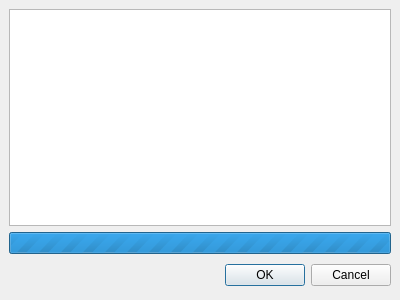
<ui version="4.0" >
 <class>Dialog</class>
 <widget class="QDialog" name="Dialog" >
  <property name="geometry" >
   <rect>
    <x>0</x>
    <y>0</y>
    <width>400</width>
    <height>300</height>
   </rect>
  </property>
  <property name="windowTitle" >
   <string>Dialog</string>
  </property>
  <layout class="QVBoxLayout" >
   <property name="margin" >
    <number>9</number>
   </property>
   <property name="spacing" >
    <number>6</number>
   </property>
   <item>
    <widget class="QTextBrowser" name="stages" />
   </item>
   <item>
    <widget class="QProgressBar" name="progress" >
     <property name="maximum" >
      <number>0</number>
     </property>
     <property name="value" >
      <number>-1</number>
     </property>
     <property name="orientation" >
      <enum>Qt::Horizontal</enum>
     </property>
    </widget>
   </item>
   <item>
    <layout class="QHBoxLayout" >
     <property name="margin" >
      <number>0</number>
     </property>
     <property name="spacing" >
      <number>6</number>
     </property>
     <item>
      <spacer>
       <property name="orientation" >
        <enum>Qt::Horizontal</enum>
       </property>
       <property name="sizeHint" >
        <size>
         <width>131</width>
         <height>31</height>
        </size>
       </property>
      </spacer>
     </item>
     <item>
      <widget class="QPushButton" name="okButton" >
       <property name="text" >
        <string>OK</string>
       </property>
      </widget>
     </item>
     <item>
      <widget class="QPushButton" name="cancelButton" >
       <property name="text" >
        <string>Cancel</string>
       </property>
      </widget>
     </item>
    </layout>
   </item>
  </layout>
 </widget>
 <resources/>
 <connections>
  <connection>
   <sender>okButton</sender>
   <signal>clicked()</signal>
   <receiver>Dialog</receiver>
   <slot>accept()</slot>
   <hints>
    <hint type="sourcelabel" >
     <x>278</x>
     <y>253</y>
    </hint>
    <hint type="destinationlabel" >
     <x>96</x>
     <y>254</y>
    </hint>
   </hints>
  </connection>
  <connection>
   <sender>cancelButton</sender>
   <signal>clicked()</signal>
   <receiver>Dialog</receiver>
   <slot>reject()</slot>
   <hints>
    <hint type="sourcelabel" >
     <x>369</x>
     <y>253</y>
    </hint>
    <hint type="destinationlabel" >
     <x>179</x>
     <y>282</y>
    </hint>
   </hints>
  </connection>
 </connections>
</ui>
